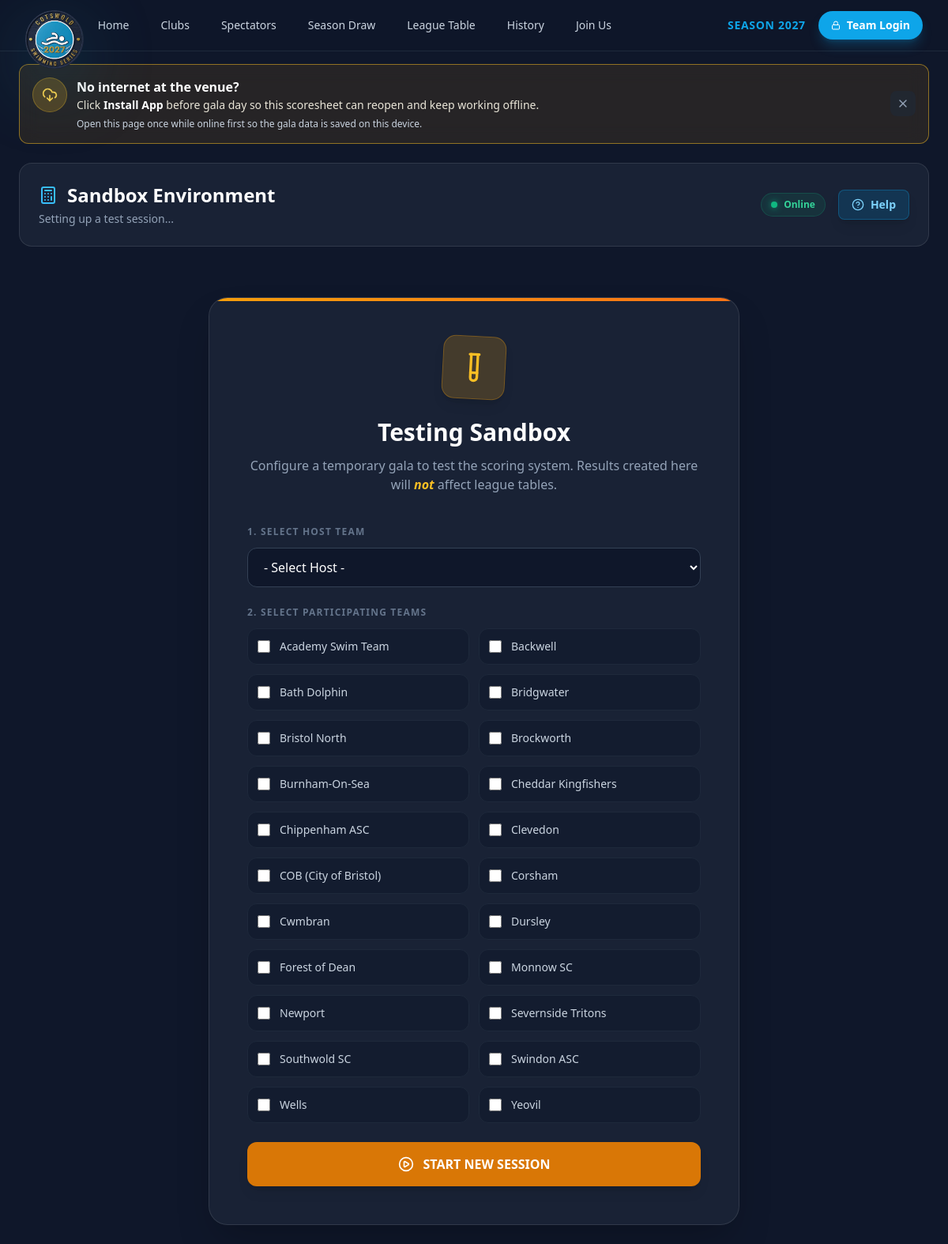
Screenshot of /gala_scoresheet.php?sandbox=1 (signed in) with the database file from the repository.
### tables this page shows
CREATE TABLE `global_settings` (
  `setting_key` varchar(50) NOT NULL,
  `setting_value` varchar(255) NOT NULL,
  PRIMARY KEY (`setting_key`)
);

CREATE TABLE `clubs` (
  `id` int(11) NOT NULL AUTO_INCREMENT,
  `name` varchar(100) NOT NULL,
  `logo` varchar(50) DEFAULT NULL,
  `pool_name` varchar(100) DEFAULT NULL,
  `postcode` varchar(10) DEFAULT NULL,
  `website` varchar(255) DEFAULT NULL,
  `latitude` decimal(10,8) DEFAULT NULL,
  `longitude` decimal(11,8) DEFAULT NULL,
  `is_active` tinyint(1) NOT NULL DEFAULT 1,
  PRIMARY KEY (`id`)
);

### db.php (called while the page is built, shortened)
<?php
function cotswold_config_value(string $key, string $default = ''): string
{
    return $default;
}
$servername = cotswold_config_value('COTSWOLD_DB_HOST', 'localhost');
$username = cotswold_config_value('COTSWOLD_DB_USER', 'root');
$password = cotswold_config_value('COTSWOLD_DB_PASS', '');
$dbname = cotswold_config_value('COTSWOLD_DB_NAME', 'cotswold_league');
try {
    $conn = new mysqli($servername, $username, $password, $dbname);
} catch (mysqli_sql_exception $e) {
    error_log('Database connection failed: ' . $e->getMessage());
    http_response_code(503);
    die('Service temporarily unavailable.');
}
$conn->query("CREATE TABLE IF NOT EXISTS global_settings (
    setting_key VARCHAR(50) PRIMARY KEY,
    setting_value VARCHAR(255) NOT NULL
) ENGINE=InnoDB DEFAULT CHARSET=utf8mb4");
$conn->query("INSERT IGNORE INTO global_settings (setting_key, setting_value) VALUES ('current_season_year', '2026')");
$season_query = $conn->query("SELECT setting_value FROM global_settings WHERE setting_key = 'current_season_year'");
if ($season_query && $row = $season_query->fetch_assoc()) {
    $current_season_year = (int)$row['setting_value'];
} else {
    $current_season_year = 2026;
}
?>

### gala_scoresheet.php (the view, shortened to what this page needs)
<?php
include 'db.php';
$scoresheet_id = isset($_GET['id']) ? intval($_GET['id']) : 0;
$is_sandbox = isset($_GET['sandbox']) && $_GET['sandbox'] === '1';
$all_clubs = [];
$res_clubs = $conn->query("SELECT id, name FROM clubs ORDER BY name ASC");
while ($row = $res_clubs->fetch_assoc()) {
    $all_clubs[] = $row;
}
?>
<!DOCTYPE html>
<html lang="en">
<head>
    <script src="https://cdn.tailwindcss.com"></script>
</head>
<body class="text-white font-sans min-h-screen flex flex-col overflow-x-hidden">
    <?php include 'nav.php'; ?>
    <div id="install-prompt" class="hidden glass-panel mx-4 sm:mx-6 xl:mx-auto max-w-[1600px] mt-4 p-4 rounded-xl border border-amber-400/50 flex flex-col sm:flex-row items-start sm:items-center justify-between gap-4 bg-amber-500/10">
        <div class="flex items-start gap-3">
            <div class="w-11 h-11 bg-amber-400/20 rounded-full flex items-center justify-center shrink-0 border border-amber-400/30">
                <i data-lucide="download-cloud" class="w-5 h-5 text-amber-300"></i>
            </div>
            <div>
                <h3 class="text-base font-black text-white">No internet at the venue?</h3>
                <p class="text-sm text-amber-50/90 leading-relaxed" id="install-desc">Click <strong class="text-white">Install App</strong> before gala day so this scoresheet can reopen and keep working offline.</p>
                <p class="text-xs text-slate-300 mt-1">Open this page once while online first so the gala data is saved on this device.</p>
            </div>
        </div>
        <div class="flex items-center gap-2">
            <button onclick="document.getElementById('install-prompt').style.display='none'" class="p-2 text-slate-400 hover:text-white rounded-lg transition-colors bg-slate-800/50 hover:bg-slate-700/50">
                <i data-lucide="x" class="w-4 h-4"></i>
            </button>
        </div>
    </div>
    <div class="flex-grow flex flex-col p-4 sm:p-6 w-full max-w-[1600px] mx-auto relative">
        <div class="glass-panel p-4 sm:p-6 rounded-2xl flex flex-col sm:flex-row items-center justify-between gap-4 mb-6 sticky top-4 z-50">
            <div>
                <h1 class="text-2xl font-bold text-white flex items-center gap-3">
                    <i data-lucide="calculator" class="w-6 h-6 text-sky-400"></i>
                    <span id="gala-title">Loading Gala...</span>
                </h1>
                <p id="gala-subtitle" class="text-slate-400 text-sm mt-1">Initializing database connection...</p>
            </div>
            <div class="flex items-center gap-4">
                <div id="sync-status" class="flex items-center gap-2 text-xs font-bold px-3 py-1.5 rounded-full bg-slate-800 border border-slate-700 text-slate-400">
                </div>
                <button type="button" onclick="openScoresheetHelp()" class="bg-sky-600/20 hover:bg-sky-600 text-sky-300 hover:text-white border border-sky-500/30 px-4 py-2 rounded-lg font-bold text-sm transition-all shadow-lg flex items-center gap-2">
                    <i data-lucide="circle-help" class="w-4 h-4"></i> Help
                </button>
            </div>
        </div>
        <?php if ($is_sandbox && !$scoresheet_id): ?>
        <div id="stage-sandbox-init" class="glass-panel p-8 sm:p-12 rounded-3xl max-w-2xl mx-auto w-full mt-10 shadow-2xl relative overflow-hidden">
            <div class="absolute top-0 left-0 w-full h-1 bg-gradient-to-r from-amber-500 to-orange-500"></div>
            <div class="text-center mb-10">
                <div class="w-20 h-20 bg-amber-500/20 text-amber-400 rounded-2xl flex items-center justify-center mx-auto mb-6 border border-amber-500/30 shadow-lg rotate-3">
                    <i data-lucide="test-tube" class="w-10 h-10"></i>
                </div>
                <h2 class="text-3xl font-bold text-white mb-3">Testing Sandbox</h2>
                <p class="text-slate-400">Configure a temporary gala to test the scoring system. Results created here will <span class="text-amber-400 font-bold italic">not</span> affect league tables.</p>
            </div>
            <form id="sandbox-form" class="space-y-6">
                <div>
                    <label class="block text-xs font-black uppercase tracking-widest text-slate-500 mb-3">1. Select Host Team</label>
                    <select id="sandbox-host" required class="w-full bg-slate-900 border border-slate-700 rounded-xl px-4 py-3 text-white focus:ring-2 focus:ring-amber-500 focus:outline-none transition-all">
                        <option value="">- Select Host -</option>
                    </select>
                </div>
                <div>
                    <label class="block text-xs font-black uppercase tracking-widest text-slate-500 mb-3">2. Select Participating Teams</label>
                    <div class="grid grid-cols-1 sm:grid-cols-2 gap-3" id="sandbox-teams-list">
                        <?php foreach($all_clubs as $club): ?>
                            <label class="flex items-center gap-3 p-3 bg-slate-900/50 border border-slate-800 rounded-xl cursor-pointer hover:bg-slate-800 transition-colors">
                                <input type="checkbox" name="sandbox_teams[]" value="<?php echo $club['id']; ?>" class="w-4 h-4 rounded border-slate-700 text-amber-500 focus:ring-amber-500 focus:ring-offset-slate-900">
                                <span class="text-sm text-slate-300"><?php echo htmlspecialchars($club['name']); ?></span>
                            </label>
                        <?php endforeach; ?>
                    </div>
                </div>
                <div class="flex flex-col sm:flex-row gap-3">
                    <button type="submit" class="flex-grow bg-amber-600 hover:bg-amber-500 text-white font-black py-4 rounded-xl transition-all shadow-lg flex items-center justify-center gap-3">
                        <i data-lucide="play-circle" class="w-5 h-5"></i> START NEW SESSION
                    </button>
                </div>
            </form>
        </div>
        <?php endif; ?>
    </div>
</body>
</html>

### nav.php (shortened to what this page needs)
<?php
$currentScript = basename($_SERVER['SCRIPT_NAME'] ?? '');
$enableLogoFlair = $currentScript !== 'index.php';
$navSeasonYear = isset($current_season_year) ? (int)$current_season_year : 2026;
?>
<nav class="border-b border-slate-800 bg-slate-900/95 backdrop-blur-md sticky top-0 z-50 print:hidden">
    <div class="max-w-7xl mx-auto px-4 sm:px-6 lg:px-8">
        <div class="flex items-center justify-between h-16">
            <div class="flex items-center">
                <a href="index" class="league-logo-link<?php echo $enableLogoFlair ? ' league-logo-fx' : ''; ?>">
                    <img class="h-10 w-auto league-logo-img" src="images/league-logo.svg" alt="Cotswold League">
                </a>
                <div class="hidden md:block">
                    <div class="ml-10 flex items-baseline space-x-4">
                        <a href="index"
                            class="text-slate-300 hover:text-white px-3 py-2 rounded-md text-sm font-medium transition-colors">Home</a>
                        <a href="clubs"
                            class="text-slate-300 hover:text-white px-3 py-2 rounded-md text-sm font-medium transition-colors">Clubs</a>
                        <a href="spectators"
                            class="text-slate-300 hover:text-white px-3 py-2 rounded-md text-sm font-medium transition-colors">Spectators</a>
                        <a href="season-draw"
                            class="text-slate-300 hover:text-white px-3 py-2 rounded-md text-sm font-medium transition-colors">Season Draw</a>
                        <a href="table"
                            class="text-slate-300 hover:text-white px-3 py-2 rounded-md text-sm font-medium transition-colors">League
                            Table</a>
                        <a href="history"
                            class="text-slate-300 hover:text-white px-3 py-2 rounded-md text-sm font-medium transition-colors">History</a>
                        <a href="join"
                            class="text-slate-300 hover:text-white px-3 py-2 rounded-md text-sm font-medium transition-colors">Join
                            Us</a>
                    </div>
                </div>
            </div>
            <div class="flex items-center gap-4">
                <div class="hidden sm:block text-sky-500 font-bold text-sm tracking-wider uppercase">Season <?php echo $navSeasonYear; ?></div>
                <a href="teamportal"
                    class="hidden md:inline-flex items-center gap-2 rounded-full bg-sky-500 px-4 py-2 text-sm font-semibold text-white shadow-lg shadow-sky-500/25 transition-all hover:bg-sky-400 hover:shadow-sky-400/30 hover:-translate-y-0.5 focus:outline-none focus:ring-2 focus:ring-sky-300 focus:ring-offset-2 focus:ring-offset-slate-900">
                    <i data-lucide="lock" class="w-3 h-3"></i> Team Login
                </a>
            </div>
        </div>
    </div>
</nav>

### gala_scoresheet.php (style rules this page uses)
body { background-color: #0f172a; }
.glass-panel { background: rgba(30, 41, 59, 0.7); backdrop-filter: blur(12px); -webkit-backdrop-filter: blur(12px); border: 1px solid rgba(255, 255, 255, 0.1); }

### nav.php (style rules this page uses)
.league-logo-link { display: inline-flex; align-items: center; }
.league-logo-fx .league-logo-img { transform-origin: left center; transition: transform 550ms cubic-bezier(0.22, 1, 0.36, 1), filter 350ms ease; will-change: transform, filter; }
.league-logo-fx:not(.is-compact) .league-logo-img { transform: translateY(18px) scale(1.85); filter: drop-shadow(0 12px 24px rgba(14, 116, 144, 0.35)); }

### rows the page displays
global_settings: setting_value "2027"
clubs: name "Academy Swim Team"
clubs: name "Backwell"
clubs: name "Bath Dolphin"
clubs: name "Bridgwater"
clubs: name "Bristol North"
clubs: name "Brockworth"
clubs: name "Burnham-On-Sea"
clubs: name "Cheddar Kingfishers"
clubs: name "Chippenham ASC"
clubs: name "Clevedon"
clubs: name "COB (City of Bristol)"
clubs: name "Corsham"
clubs: name "Cwmbran"
clubs: name "Dursley"
clubs: name "Forest of Dean"
clubs: name "Monnow SC"
clubs: name "Newport"
clubs: name "Severnside Tritons"
clubs: name "Southwold SC"
clubs: name "Swindon ASC"
clubs: name "Wells"
clubs: name "Yeovil"
